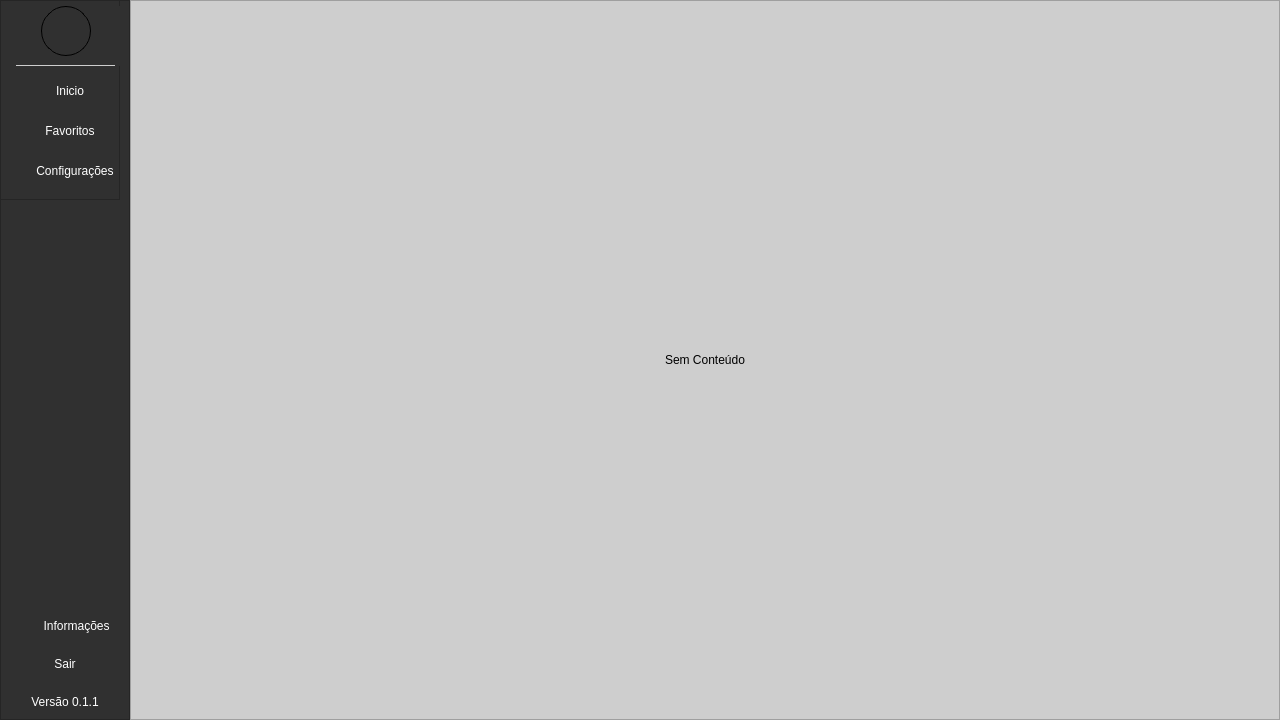
<?xml version="1.0" encoding="UTF-8"?>
<ui version="4.0">
 <class>MainWindow</class>
 <widget class="QMainWindow" name="MainWindow">
  <property name="geometry">
   <rect>
    <x>0</x>
    <y>0</y>
    <width>1280</width>
    <height>720</height>
   </rect>
  </property>
  <property name="windowTitle">
   <string>MainWindow</string>
  </property>
  <widget class="QWidget" name="centralwidget">
   <layout class="QHBoxLayout" name="horizontalLayout">
    <property name="spacing">
     <number>0</number>
    </property>
    <property name="leftMargin">
     <number>0</number>
    </property>
    <property name="topMargin">
     <number>0</number>
    </property>
    <property name="rightMargin">
     <number>0</number>
    </property>
    <property name="bottomMargin">
     <number>0</number>
    </property>
    <item>
     <widget class="QFrame" name="frame">
      <property name="maximumSize">
       <size>
        <width>130</width>
        <height>16777215</height>
       </size>
      </property>
      <property name="styleSheet">
       <string notr="true">background-color: #303030;</string>
      </property>
      <property name="frameShape">
       <enum>QFrame::StyledPanel</enum>
      </property>
      <property name="frameShadow">
       <enum>QFrame::Raised</enum>
      </property>
      <widget class="QFrame" name="frame_3">
       <property name="geometry">
        <rect>
         <x>0</x>
         <y>0</y>
         <width>120</width>
         <height>200</height>
        </rect>
       </property>
       <property name="minimumSize">
        <size>
         <width>120</width>
         <height>200</height>
        </size>
       </property>
       <property name="maximumSize">
        <size>
         <width>120</width>
         <height>200</height>
        </size>
       </property>
       <property name="frameShape">
        <enum>QFrame::StyledPanel</enum>
       </property>
       <property name="frameShadow">
        <enum>QFrame::Raised</enum>
       </property>
       <layout class="QVBoxLayout" name="verticalLayout">
        <property name="spacing">
         <number>0</number>
        </property>
        <property name="leftMargin">
         <number>0</number>
        </property>
        <property name="topMargin">
         <number>0</number>
        </property>
        <property name="rightMargin">
         <number>0</number>
        </property>
        <property name="bottomMargin">
         <number>0</number>
        </property>
        <item>
         <widget class="QFrame" name="frame_4">
          <property name="minimumSize">
           <size>
            <width>130</width>
            <height>60</height>
           </size>
          </property>
          <property name="maximumSize">
           <size>
            <width>40</width>
            <height>50</height>
           </size>
          </property>
          <property name="styleSheet">
           <string notr="true">border-radius: 5px;</string>
          </property>
          <property name="frameShape">
           <enum>QFrame::StyledPanel</enum>
          </property>
          <property name="frameShadow">
           <enum>QFrame::Raised</enum>
          </property>
          <widget class="QPushButton" name="pushButton_6">
           <property name="geometry">
            <rect>
             <x>40</x>
             <y>0</y>
             <width>50</width>
             <height>50</height>
            </rect>
           </property>
           <property name="minimumSize">
            <size>
             <width>45</width>
             <height>45</height>
            </size>
           </property>
           <property name="maximumSize">
            <size>
             <width>50</width>
             <height>50</height>
            </size>
           </property>
           <property name="styleSheet">
            <string notr="true">background-image: url(:/icones/autor.jpg);
background-repeat: no-repeat;
border-radius: 25px;
border: 1px solid black;</string>
           </property>
           <property name="text">
            <string/>
           </property>
          </widget>
         </widget>
        </item>
        <item>
         <widget class="QFrame" name="frame_5">
          <property name="minimumSize">
           <size>
            <width>130</width>
            <height>0</height>
           </size>
          </property>
          <property name="maximumSize">
           <size>
            <width>130</width>
            <height>16777215</height>
           </size>
          </property>
          <property name="styleSheet">
           <string notr="true">background-color: transparent;
border: none;
color: white;</string>
          </property>
          <property name="frameShape">
           <enum>QFrame::StyledPanel</enum>
          </property>
          <property name="frameShadow">
           <enum>QFrame::Raised</enum>
          </property>
          <layout class="QVBoxLayout" name="verticalLayout_2">
           <property name="leftMargin">
            <number>9</number>
           </property>
           <property name="topMargin">
            <number>0</number>
           </property>
           <property name="rightMargin">
            <number>9</number>
           </property>
           <item>
            <widget class="Line" name="line">
             <property name="maximumSize">
              <size>
               <width>105</width>
               <height>1</height>
              </size>
             </property>
             <property name="styleSheet">
              <string notr="true">background-color: #cecece;
margin-left: 6px;</string>
             </property>
             <property name="orientation">
              <enum>Qt::Horizontal</enum>
             </property>
            </widget>
           </item>
           <item>
            <widget class="QPushButton" name="pushButton">
             <property name="minimumSize">
              <size>
               <width>120</width>
               <height>30</height>
              </size>
             </property>
             <property name="maximumSize">
              <size>
               <width>120</width>
               <height>30</height>
              </size>
             </property>
             <property name="layoutDirection">
              <enum>Qt::LeftToRight</enum>
             </property>
             <property name="styleSheet">
              <string notr="true">background-image: url(:/icones/home.svg);
background-repeat: no-repeat;
background-position: left left;
qproperty-alignment: AlignRight;
font: 75 10pt &quot;Arial&quot;;
</string>
             </property>
             <property name="text">
              <string>Inicio</string>
             </property>
            </widget>
           </item>
           <item>
            <widget class="QPushButton" name="pushButton_2">
             <property name="minimumSize">
              <size>
               <width>120</width>
               <height>30</height>
              </size>
             </property>
             <property name="maximumSize">
              <size>
               <width>120</width>
               <height>30</height>
              </size>
             </property>
             <property name="styleSheet">
              <string notr="true">background-image: url(:/icones/favoritos.svg);
background-repeat: no-repeat;
background-position: left;
qproperty-alignment: AlignRight;
font: 75 10pt &quot;Arial&quot;;</string>
             </property>
             <property name="text">
              <string>Favoritos</string>
             </property>
            </widget>
           </item>
           <item>
            <widget class="QPushButton" name="pushButton_3">
             <property name="minimumSize">
              <size>
               <width>120</width>
               <height>30</height>
              </size>
             </property>
             <property name="maximumSize">
              <size>
               <width>110</width>
               <height>30</height>
              </size>
             </property>
             <property name="styleSheet">
              <string notr="true">background-image: url(:/icones/settings.svg);
background-repeat: no-repeat;
background-position: left;
qproperty-alignment: AlignRight;
font: 75 10pt &quot;Arial&quot;;</string>
             </property>
             <property name="text">
              <string>   Configurações</string>
             </property>
            </widget>
           </item>
          </layout>
         </widget>
        </item>
       </layout>
      </widget>
      <widget class="QFrame" name="frame_6">
       <property name="geometry">
        <rect>
         <x>0</x>
         <y>600</y>
         <width>120</width>
         <height>120</height>
        </rect>
       </property>
       <property name="minimumSize">
        <size>
         <width>120</width>
         <height>120</height>
        </size>
       </property>
       <property name="maximumSize">
        <size>
         <width>120</width>
         <height>120</height>
        </size>
       </property>
       <property name="layoutDirection">
        <enum>Qt::RightToLeft</enum>
       </property>
       <property name="styleSheet">
        <string notr="true">background-color: transparent;
border: none;
color: white;</string>
       </property>
       <property name="frameShape">
        <enum>QFrame::StyledPanel</enum>
       </property>
       <property name="frameShadow">
        <enum>QFrame::Raised</enum>
       </property>
       <layout class="QVBoxLayout" name="verticalLayout_3">
        <property name="leftMargin">
         <number>0</number>
        </property>
        <property name="rightMargin">
         <number>0</number>
        </property>
        <property name="bottomMargin">
         <number>0</number>
        </property>
        <item>
         <widget class="QPushButton" name="pushButton_4">
          <property name="enabled">
           <bool>true</bool>
          </property>
          <property name="minimumSize">
           <size>
            <width>110</width>
            <height>30</height>
           </size>
          </property>
          <property name="maximumSize">
           <size>
            <width>110</width>
            <height>30</height>
           </size>
          </property>
          <property name="layoutDirection">
           <enum>Qt::RightToLeft</enum>
          </property>
          <property name="styleSheet">
           <string notr="true">background-image: url(:/icones/help.svg);
background-repeat: no-repeat;
background-position: left;
qproperty-alignment: AlignRight;
font: 75 10pt &quot;Arial&quot;;</string>
          </property>
          <property name="text">
           <string>       Informações</string>
          </property>
         </widget>
        </item>
        <item>
         <widget class="QPushButton" name="pushButton_5">
          <property name="minimumSize">
           <size>
            <width>110</width>
            <height>30</height>
           </size>
          </property>
          <property name="maximumSize">
           <size>
            <width>110</width>
            <height>16777215</height>
           </size>
          </property>
          <property name="layoutDirection">
           <enum>Qt::RightToLeft</enum>
          </property>
          <property name="styleSheet">
           <string notr="true">background-image: url(:/icones/logout.svg);
background-repeat: no-repeat;
background-position: left;
qproperty-alignment: AlignRight;
font: 75 10pt &quot;Arial&quot;;</string>
          </property>
          <property name="text">
           <string>Sair</string>
          </property>
         </widget>
        </item>
        <item>
         <widget class="QFrame" name="frame_7">
          <property name="minimumSize">
           <size>
            <width>110</width>
            <height>30</height>
           </size>
          </property>
          <property name="maximumSize">
           <size>
            <width>110</width>
            <height>30</height>
           </size>
          </property>
          <property name="frameShape">
           <enum>QFrame::StyledPanel</enum>
          </property>
          <property name="frameShadow">
           <enum>QFrame::Raised</enum>
          </property>
          <widget class="QLabel" name="label">
           <property name="geometry">
            <rect>
             <x>0</x>
             <y>0</y>
             <width>110</width>
             <height>30</height>
            </rect>
           </property>
           <property name="minimumSize">
            <size>
             <width>110</width>
             <height>30</height>
            </size>
           </property>
           <property name="maximumSize">
            <size>
             <width>110</width>
             <height>30</height>
            </size>
           </property>
           <property name="text">
            <string>Versão 0.1.1</string>
           </property>
           <property name="alignment">
            <set>Qt::AlignCenter</set>
           </property>
          </widget>
         </widget>
        </item>
       </layout>
      </widget>
     </widget>
    </item>
    <item>
     <widget class="QFrame" name="frame_2">
      <property name="styleSheet">
       <string notr="true">background-color: #cecece;</string>
      </property>
      <property name="frameShape">
       <enum>QFrame::StyledPanel</enum>
      </property>
      <property name="frameShadow">
       <enum>QFrame::Raised</enum>
      </property>
      <layout class="QHBoxLayout" name="horizontalLayout_2">
       <item>
        <widget class="QLabel" name="label_2">
         <property name="styleSheet">
          <string notr="true">font: 75 22pt &quot;Arial&quot;;</string>
         </property>
         <property name="text">
          <string>Sem Conteúdo</string>
         </property>
         <property name="alignment">
          <set>Qt::AlignCenter</set>
         </property>
        </widget>
       </item>
      </layout>
     </widget>
    </item>
   </layout>
  </widget>
 </widget>
 <resources>
  <include location="recursos.qrc"/>
 </resources>
 <connections/>
</ui>
